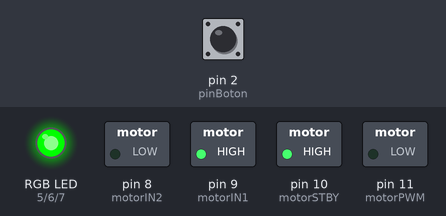
Simulated run of this sketch. Board: Arduino Uno, built with avr-gcc and run on an emulated ATmega328P. Shown: switched loads named in the sketch (green lamp = pin HIGH), an RGB LED mixed from three pins (HIGH = lit). Dashed ring = blinking. The test bench sets the inputs (shaded band); at power-on: pin 2 (pinBoton) HIGH. What the sketch prints to the serial monitor is not drawn.

Above: at 1.2 s.
1.3 s: pin 2 (pinBoton) pulled LOW for 0.15 s
At 2.5 s:
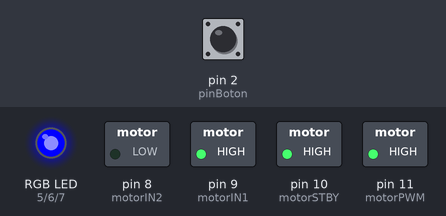
2.9 s: pin 2 (pinBoton) pulled LOW for 1 s
At 4.0 s:
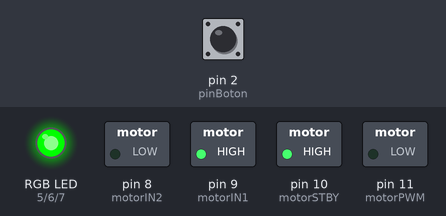
6.0 s: pin 2 (pinBoton) pulsed LOW 5 times (0.12 s each, 0.3 s apart)
At 6.2 s:
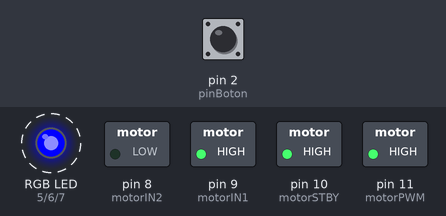
9.0 s: pin 2 (pinBoton) driven LOW
At 9.8 s:
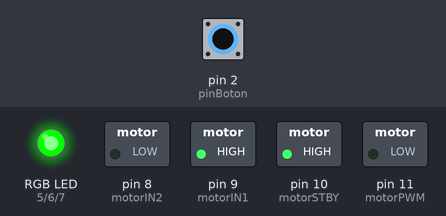
Timing chart, 0 to 11.5 s (numbered marks = the images above; inputs shaded):
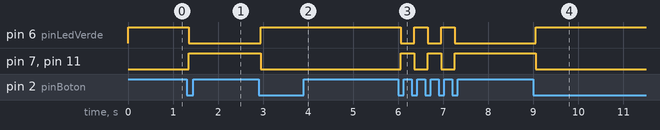

Measured:
- after the input at 1.3 s, pin 6 (pinLedVerde): HIGH → LOW after 0.05 s; pin 7 (pinLedAzul), pin 11 (motorPWM): LOW → HIGH after 0.05 s
- after the input at 2.9 s, pin 6 (pinLedVerde): LOW → HIGH after 0.05 s; pin 7 (pinLedAzul), pin 11 (motorPWM): HIGH → LOW after 0.05 s
- after the input at 6.0 s, pin 6 (pinLedVerde): alternates HIGH for 0.30 s and LOW for 0.30 s, 5 changes in all, then stays LOW, starting after 0.05 s; pin 7 (pinLedAzul), pin 11 (motorPWM): alternates HIGH for 0.30 s and LOW for 0.30 s, 5 changes in all, then stays HIGH, starting after 0.05 s
- after the input at 9.0 s, pin 6 (pinLedVerde): LOW → HIGH after 0.05 s; pin 7 (pinLedAzul), pin 11 (motorPWM): HIGH → LOW after 0.05 s

The sketch:

Nodo_Maestro.ino
```cpp
// ============================================================
//  ARDUINO MAESTRO — Control de motor con TB6612FNG
//  Adaptado desde L293D → TB6612FNG
//  Cambios: pin STBY agregado (D10), activado en setup()
//  El resto de la lógica es idéntica al original
// ============================================================

// --- PINES LED RGB (cátodo común) ---
const int pinLedRojo  = 5;   // Pin D5 → resistencia 220Ω → pata R del RGB
const int pinLedVerde = 6;   // Pin D6 → resistencia 220Ω → pata G del RGB
const int pinLedAzul  = 7;   // Pin D7 → resistencia 220Ω → pata B del RGB

// --- PINES MOTOR (TB6612FNG) ---
const int motorPWM  = 11;  // D11 → PWMA  del TB6612FNG
const int motorIN1  =  9;  // D9  → AIN1  del TB6612FNG
const int motorIN2  =  8;  // D8  → AIN2  del TB6612FNG
const int motorSTBY = 10;  // D10 → STBY  del TB6612FNG  ← NUEVO

// --- OTROS PINES ---
const int pinBoton  = 2;

// --- PARÁMETROS DEL SISTEMA ---
const float UMBRAL_TEMP            = 20.0; // °C — por encima activa motor en modo auto
const int   VELOCIDAD_FULL         = 255;  // PWM máximo (modo full / alerta)
const int   VELOCIDAD_NORMAL       = 0;    // Motor apagado en condición normal
const unsigned long INTERVALO_PETICION = 1500; // ms entre solicitudes de temperatura
const unsigned long TIMEOUT_RESPUESTA  = 2000; // ms máximo para esperar respuesta

// --- ESTADO DEL SISTEMA ---
float temperatura        = 0.0;
bool  modoManual         = false;
bool  errorComunicacion  = false;
bool  esperandoRespuesta = false;

// --- MEDICIÓN DE EFICIENCIA (para análisis polling vs ISR) ---
unsigned long tiempoEnvio       = 0; // micros() al enviar petición
unsigned long latenciaRespuesta = 0; // micros entre envío y recepción

// --- CONTROL DE TIEMPO ---
unsigned long ultimaPeticion = 0;
unsigned long tiempoEspera   = 0;

// --- ANTIRREBOTE DEL BOTÓN ---
bool estadoBotonEstable  = HIGH;
bool ultimoEstadoBoton   = HIGH;
unsigned long ultimoCambioBoton  = 0;
const unsigned long DEBOUNCE_MS  = 50;

// --- BUFFER DE RECEPCIÓN UART ---
byte bufferRX[8];
byte indexRX = 0;

void setup() {
  Serial.begin(9600);

  pinMode(pinBoton,    INPUT_PULLUP);
  pinMode(pinLedRojo,  OUTPUT);
  pinMode(pinLedVerde, OUTPUT);
  pinMode(pinLedAzul,  OUTPUT);
  pinMode(motorPWM,    OUTPUT);
  pinMode(motorIN1,    OUTPUT);
  pinMode(motorIN2,    OUTPUT);
  pinMode(motorSTBY,   OUTPUT);  // ← NUEVO: habilitar pin STBY

  // Dirección de giro del motor: adelante
  digitalWrite(motorIN1, HIGH);
  digitalWrite(motorIN2, LOW);

  // Sacar el TB6612FNG del modo standby (imprescindible)
  digitalWrite(motorSTBY, HIGH);  // ← NUEVO: sin esto el motor no gira

  // Estado inicial: motor apagado, LED verde (sistema listo)
  analogWrite(motorPWM, 0);
  setLED(false, true, false); // Verde
}

void loop() {
  manejarBoton();

  // Petición periódica de temperatura al Esclavo
  if (millis() - ultimaPeticion >= INTERVALO_PETICION) {
    enviarSolicitudTemp();
  }

  // Timeout: si el Esclavo no responde en TIMEOUT_RESPUESTA ms
  if (esperandoRespuesta && (millis() - tiempoEspera > TIMEOUT_RESPUESTA)) {
    errorComunicacion  = true;
    esperandoRespuesta = false;
  }

  controlarActuadores();
}

void serialEvent() {
  while (Serial.available()) {
    byte b = Serial.read();

    // Sincronización: solo aceptar SOF (0xAA) al inicio
    if (indexRX == 0 && b != 0xAA) continue;

    bufferRX[indexRX++] = b;

    if (indexRX < 4) continue; // Esperar mínimo SOF+ID+LEN+CHK

    byte id               = bufferRX[1];
    byte len              = bufferRX[2];
    byte tramaTotalEsperada = 4 + len;

    if (indexRX < tramaTotalEsperada) continue; // Trama incompleta

    // Validar checksum XOR
    byte chkRecibido  = bufferRX[tramaTotalEsperada - 1];
    byte chkCalculado = id ^ len;
    for (byte i = 0; i < len; i++) {
      chkCalculado ^= bufferRX[3 + i];
    }

    if (chkCalculado == chkRecibido) {
      latenciaRespuesta = micros() - tiempoEnvio; // Medir latencia
      procesarMensaje(id, len, &bufferRX[3]);
    }
    // Checksum incorrecto: trama descartada silenciosamente

    indexRX = 0; // Resetear buffer para la siguiente trama
  }
}

void procesarMensaje(byte id, byte len, byte* data) {
  switch (id) {

    case 0x02: // Respuesta de temperatura del Esclavo
      if (len == 2) {
        int tempX10       = ((int)data[0] << 8) | data[1];
        temperatura       = tempX10 / 10.0;
        errorComunicacion  = false;
        esperandoRespuesta = false;
      }
      break;

    case 0x04: // ACK: Esclavo confirmó recepción del comando de modo
      // Confirmación silenciosa, no requiere acción adicional
      break;

    default:
      break;
  }
}

void enviarSolicitudTemp() {
  byte chk     = 0x01 ^ 0x00;
  byte trama[] = {0xAA, 0x01, 0x00, chk};
  tiempoEnvio        = micros();
  Serial.write(trama, 4);
  ultimaPeticion     = millis();
  esperandoRespuesta = true;
  tiempoEspera       = millis();
}

void enviarComandoModo(bool activo) {
  byte valorModo = activo ? 0x01 : 0x00;
  byte chk       = 0x03 ^ 0x01 ^ valorModo;
  byte trama[]   = {0xAA, 0x03, 0x01, valorModo, chk};
  Serial.write(trama, 5);
}

void manejarBoton() {
  bool lecturaActual = digitalRead(pinBoton);

  if (lecturaActual != ultimoEstadoBoton) {
    ultimoCambioBoton = millis();
  }

  if ((millis() - ultimoCambioBoton) > DEBOUNCE_MS) {
    if (lecturaActual != estadoBotonEstable) {
      estadoBotonEstable = lecturaActual;

      if (estadoBotonEstable == LOW) { // Flanco de bajada = pulsación
        modoManual = !modoManual;
        enviarComandoModo(modoManual);
      }
    }
  }

  ultimoEstadoBoton = lecturaActual;
}

void controlarActuadores() {
  int velocidad = VELOCIDAD_NORMAL;

  if (errorComunicacion) {
    bool parpadeo = ((millis() / 250) % 2 == 0);
    setLED(parpadeo, false, false); // Rojo parpadeante
    velocidad = VELOCIDAD_NORMAL;

  } else if (modoManual) {
    setLED(false, false, true);     // Azul fijo — Modo Full
    velocidad = VELOCIDAD_FULL;

  } else {
    if (temperatura >= UMBRAL_TEMP) {
      setLED(true, false, false);   // Rojo fijo — alerta temperatura
      velocidad = VELOCIDAD_FULL;
    } else {
      setLED(false, true, false);   // Verde fijo — todo normal
      velocidad = VELOCIDAD_NORMAL;
    }
  }

  analogWrite(motorPWM, velocidad);
}

void setLED(bool r, bool g, bool b) {
  digitalWrite(pinLedRojo,  r ? HIGH : LOW);
  digitalWrite(pinLedVerde, g ? HIGH : LOW);
  digitalWrite(pinLedAzul,  b ? HIGH : LOW);
}
```
